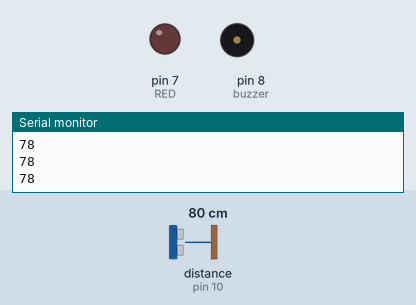
Bench run of a sketch on a simulated Arduino Uno, built with avr-gcc and run on an emulated ATmega328P. Parts: output pins drawn as LEDs (lit = HIGH), buzzer (waves = sounding), the last lines printed to the serial monitor. Wiring (inferred from the names in the program): ultrasonic range finder: trigger pin 9; echo pin 10. The inputs (shaded band) are chosen by the test bench; at power-on: distance to the obstacle (sensor on pin 10) 80 cm. The echo pulse lasts 58.3 µs per cm; pins used as bus, display or sensor lines are not drawn.

Above: at 1.2 s.
1.3 s: distance to the obstacle (sensor on pin 10) set to 23 cm
2.8 s: distance to the obstacle (sensor on pin 10) set to 19 cm
At 4.0 s:
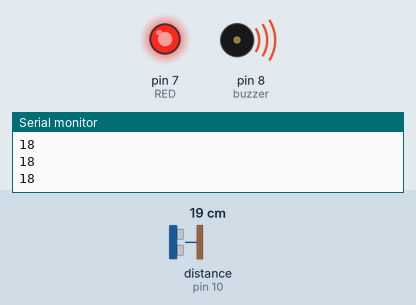
4.3 s: distance to the obstacle (sensor on pin 10) set to 35 cm
At 5.6 s:
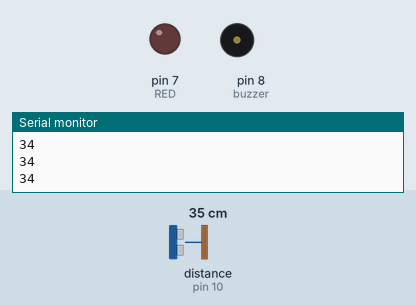
5.9 s: distance to the obstacle (sensor on pin 10) set to 2 cm
At 6.5 s:
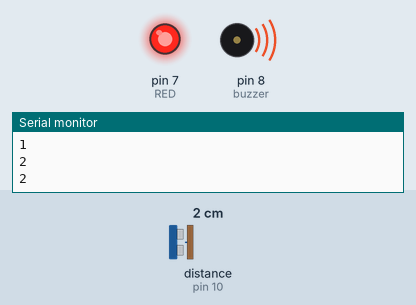
Timing chart, 0 to 8.5 s (numbered marks = the images above; inputs shaded):
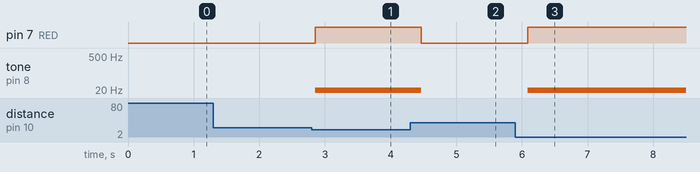

Measured:
- the behaviour switches between 21 and 20 cm on distance to the obstacle (sensor on pin 10) (found by bisection; images 0 and 1)
- after the input at 2.8 s, pin 7 (RED): LOW → HIGH after 0.05 s; tone on pin 8 (buzzer): silent → 1 Hz after 0.05 s
- after the input at 4.3 s, pin 7 (RED): HIGH → LOW after 0.17 s; tone on pin 8 (buzzer): 1 Hz → silent after 0.17 s
- after the input at 5.9 s, pin 7 (RED): LOW → HIGH after 0.19 s; tone on pin 8 (buzzer): silent → 1 Hz after 0.19 s

The sketch:

arduino.ino
```cpp
// En esta parte se les asigna un nombre a los pines fisicos
//de la placa del arduino para facilitar su uso.
#define trigPin 9
#define echoPin 10

#define buzzer 8
#define RED 7

long duration;
int distance;

// se le informa al arduino con cuales pines debe
// enviar la informacion u salidas y
//cuales van a recibirlos u entradas.
void setup() {

  pinMode(trigPin, OUTPUT);
  pinMode(echoPin, INPUT);

  pinMode(buzzer, OUTPUT);

  pinMode(RED, OUTPUT);

  Serial.begin(9600);
}
// el loop esta para que esta orden se ejecute varias veces
// pero igual se divide en tres zonas distintas.
void loop() {
//la primera parte se usa para el envio de del
//pulso de sonido inaudible para medir "profundidad".
  digitalWrite(trigPin, LOW);
  delayMicroseconds(2);

  digitalWrite(trigPin, HIGH);
  delayMicroseconds(10);

  digitalWrite(trigPin, LOW);

// el echopin sirve para medir el tiempo que se
// demora en chocar con una superficie y la distancia asignada
  duration = pulseIn(echoPin, HIGH);

  distance = duration * 0.034 / 2; // se pasa de microsegundos a centimetros

  Serial.println(distance);
// el if se encargara de que si se invade la distancia asignada
// el pin debera encender y sonara el buzzer
// sino se invade el led no encendera y no sonara el buzzer
  if(distance < 20){

    digitalWrite(RED, HIGH);


    tone(buzzer, 1);

  }else{

    digitalWrite(RED, LOW);


    noTone(buzzer);
  }

  delay(200);
}
```
